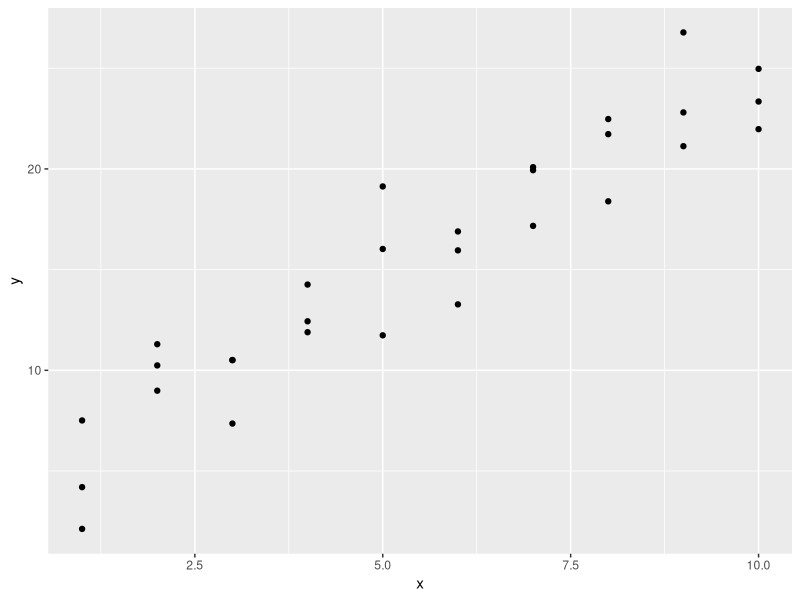
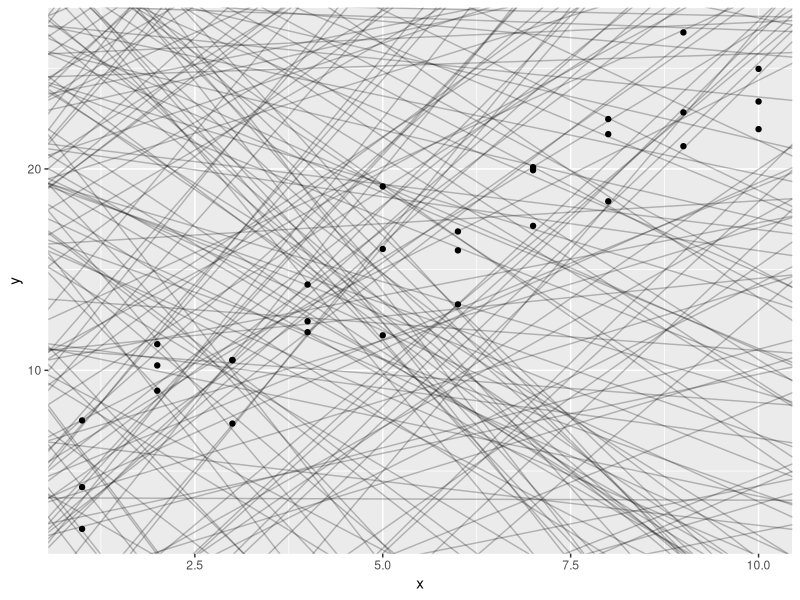
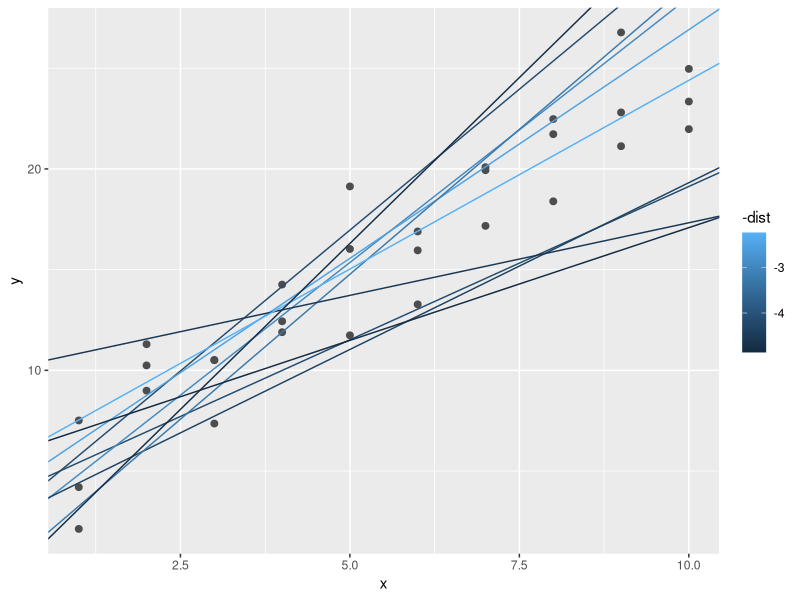
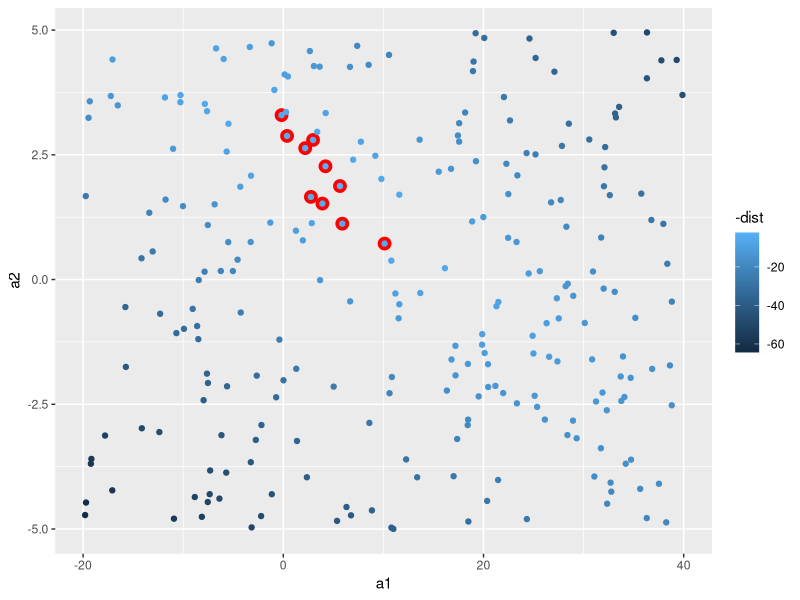
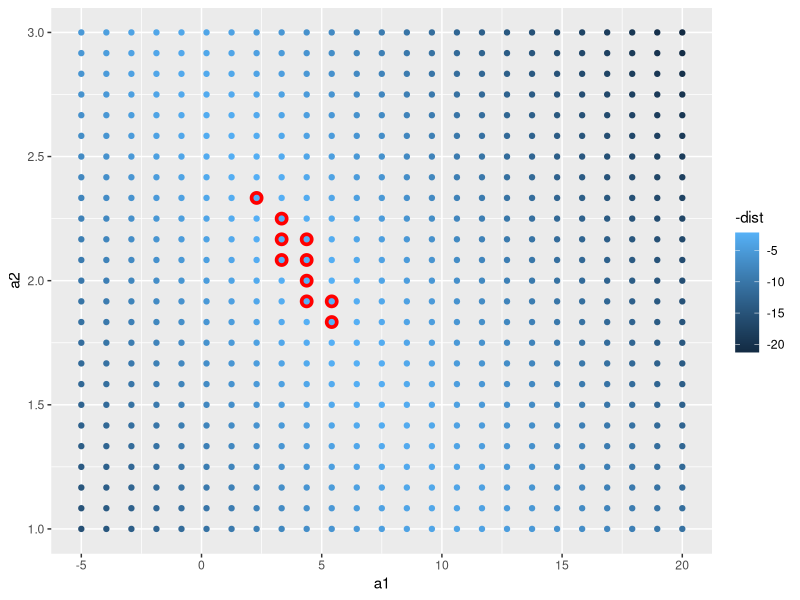
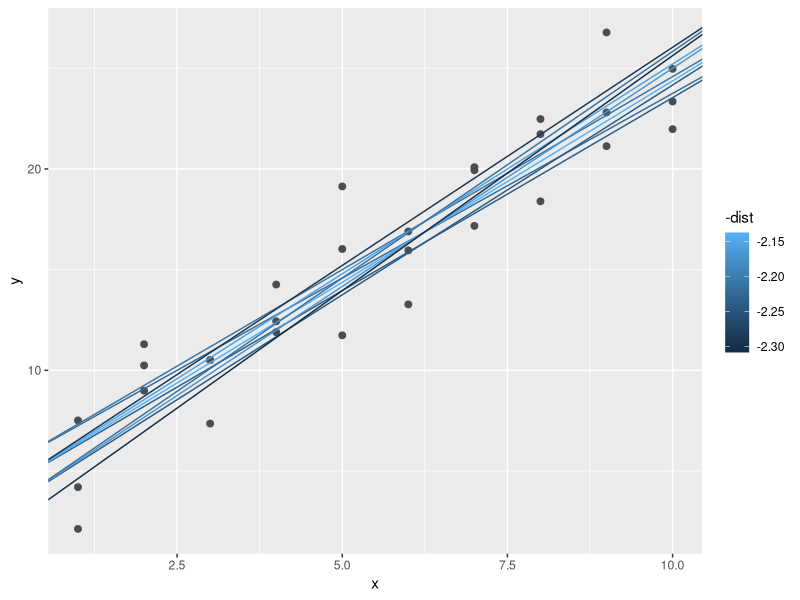
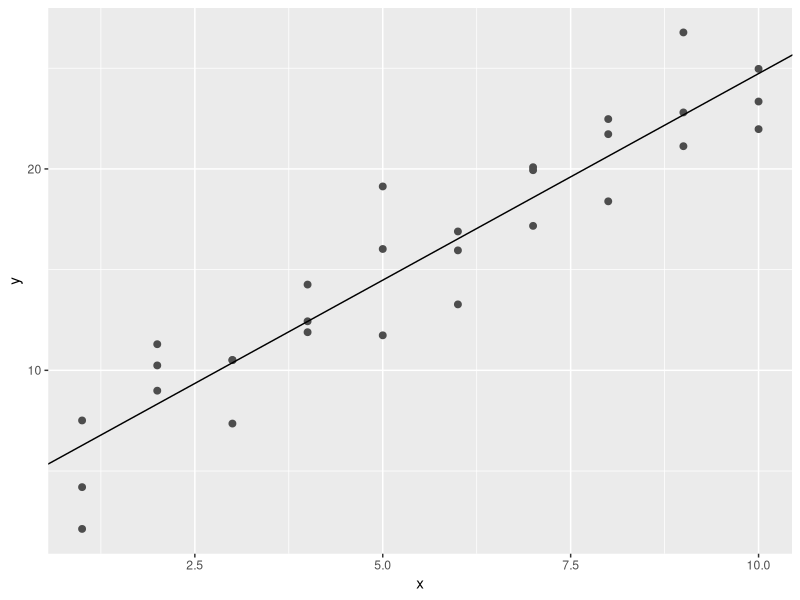
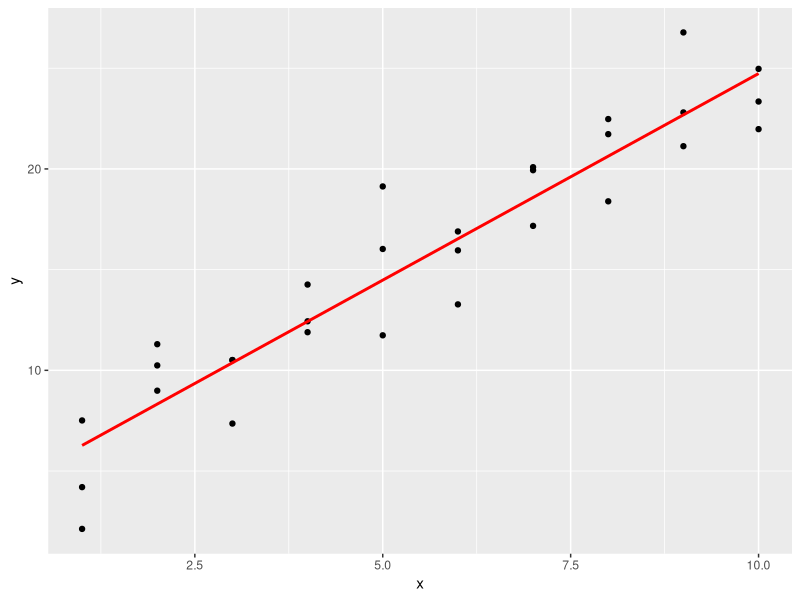

Generate these figures, in order, with R: (Note: this script raises an error after producing the figures.)
# Model basics
# Initial: 14 November 2018
# Revision: 14 November 2018
# Ray Nelson

# Libraries
library(tidyverse)
library(modelr)
library(gridExtra)
options(na.action = na.warn)


# 23.2 A Simple model ----------------------------------------------------------
sim1 %>%
  ggplot(aes(x = x, y = y)) +
    geom_point()

models <- tibble(
  a1 = runif(250, -20, 40),
  a2 = runif(250, -5, 5)
)

ggplot(sim1, aes(x = x , y = y)) +
  geom_abline(data = models, aes(intercept = a1, slope = a2), alpha = 1/4) +
  geom_point()

model1 <- function(a, data){
  a[1] + data$x * a[2]
}

model1(c(7, 1.5), sim1)

measure_distance <- function(mod, data){
  diff <- data$y -model1(mod, data)
  sqrt(mean(diff^2))
}

measure_distance(c(7, 1.5), sim1)

sim1_dist <- function(a1, a2){
  measure_distance(c(a1, a2), sim1)
}

(models <- models %>% 
  mutate(dist = purrr::map2_dbl(a1, a2, sim1_dist)))

ggplot(sim1, aes(x, y)) + 
  geom_point(size = 2, colour = "grey30") + 
  geom_abline(
    aes(intercept = a1, slope = a2, colour = -dist), 
    data = filter(models, rank(dist) <= 10)
  )

ggplot(models, aes(a1, a2)) +
  geom_point(data = filter(models, rank(dist) <= 10), size = 4, colour = "red") +
  geom_point(aes(colour = -dist))

grid <- expand.grid(
  a1 = seq(-5, 20, length = 25),
  a2 = seq(1, 3, length = 25)
) %>% 
  mutate(dist = purrr::map2_dbl(a1, a2, sim1_dist))

grid %>% 
  ggplot(aes(a1, a2)) +
  geom_point(data = filter(grid, rank(dist) <= 10), size = 4, colour = "red") +
  geom_point(aes(colour = -dist)) 

ggplot(sim1, aes(x, y)) + 
  geom_point(size = 2, colour = "grey30") + 
  geom_abline(
    aes(intercept = a1, slope = a2, colour = -dist), 
    data = filter(grid, rank(dist) <= 10)
  )

best <- optim(c(0, 0), measure_distance, data = sim1)
best$par

ggplot(sim1, aes(x, y)) + 
  geom_point(size = 2, colour = "grey30") + 
  geom_abline(intercept = best$par[1], slope = best$par[2])

sim1_mod <- lm(y ~ x, data = sim1)
coef(sim1_mod)

# 23.3 Visualising models ------------------------------------------------------

(grid <- sim1 %>% 
   data_grid(x))

(grid <- grid %>% 
    add_predictions(sim1_mod))

ggplot(sim1, aes(x)) +
  geom_point(aes(y = y)) +
  geom_line(aes(y = pred), data = grid, colour = "red", size = 1)

(sim1 <- sim1 %>% 
  add_residuals(sim1_mod))

residuals_freqpoly <- sim1 %>%
  ggplot(aes(x = resid)) +
    geom_freqpoly(binwidth = 0.5, fill = "lightgreen")

residuals_density <- sim1 %>%
  ggplot(aes(x = resid)) +
  geom_density(adjust = 1/2, fill = "lightblue")


grid.arrange(residuals_freqpoly, residuals_density, nrow = 2)


sim1 %>% 
  ggplot(aes(x = x, y = resid)) +
    geom_ref_line(h = 0) +
    geom_point()

# 23.4 Formulas and model families

(df <- tribble(
  ~y, ~x1, ~x2,
  4, 2, 5,
  5, 1, 6
))

model_matrix(df, y ~ x1)

model_matrix(df, y ~ x1 -1)

model_matrix(df, y ~ x1 + x2)

## 23.4.1 Categorical variables

(df <- tribble(
  ~ sex, ~ response,
  "male", 1,
  "female", 2,
  "male", 1
))

model_matrix(df, response ~ sex)

sim2 %>% 
  ggplot(aes(x = x, y = y)) +
    geom_point()

mod2 <- lm(y ~ x, data = sim2)

(grid <- sim2 %>% 
  data_grid(x) %>% 
  add_predictions(mod2))

ggplot(sim2, aes(x)) + 
  geom_point(aes(y = y)) +
  geom_point(data = grid, aes(y = pred), colour = "red", size = 4)


tibble(x = "e") %>% 
  add_predictions(mod2)

# 23.4.2 Interactions (continuous and categorical)

sim3 %>% ggplot(aes(x = x1, y = y)) +
  geom_point(aes(colour = x2))

mod1 <- lm(y ~ x1 + x2, data = sim3)
mod2 <- lm(y ~ x1 * x2, data = sim3)

sim3 %>% 
  data_grid(x1, x2)

(grid <- sim3 %>% 
  data_grid(x1, x2) %>% 
  gather_predictions(mod1, mod2))

ggplot(sim3, aes(x1, y, colour = x2)) + 
  geom_point() + 
  geom_line(data = grid, aes(y = pred)) + 
  facet_wrap(~ model)

sim3 <- sim3 %>% 
  gather_residuals(mod1, mod2)

ggplot(sim3, aes(x1, resid, colour = x2)) + 
  geom_point() + 
  facet_grid(rows = vars(model), cols = vars(x2))

head(sim3)

# 23.4.3 Interactions (two continuous)

mod1 <- lm(y ~ x1 + x2, data = sim4)
mod2 <- lm(y ~ x1 * x2, data = sim4)

grid <- sim4 %>% 
  data_grid(
    x1 = seq_range(x1, 5), 
    x2 = seq_range(x2, 5) 
  ) %>% 
  gather_predictions(mod1, mod2)
grid

seq_range(c(0.0123, 0.923423), n = 5)
seq_range(c(0.0123, 0.923423), n = 5, pretty = TRUE)

x1 <- rcauchy(100)
seq_range(x1, n = 5)
seq_range(x1, n = 5, trim = 0.10)
seq_range(x1, n = 5, trim = 0.25)
seq_range(x1, n = 5, trim = 0.50)

x2 <- c(0, 1)
seq_range(x2, n = 5)
seq_range(x2, n = 5, expand = 0.10)
seq_range(x2, n = 5, expand = 0.25)
seq_range(x2, n = 5, expand = 0.50)

ggplot(grid, aes(x1, x2)) + 
  geom_tile(aes(fill = pred)) + 
  facet_wrap(~ model)

ggplot(grid, aes(x1, pred, colour = x2, group = x2)) + 
  geom_line() +
  facet_wrap(~ model)
ggplot(grid, aes(x2, pred, colour = x1, group = x1)) + 
  geom_line() +
  facet_wrap(~ model)

# 23.4.4 Transformations

df <- tribble(
  ~y, ~x,
  1, 1,
  2, 2,
  3, 3
)

df %>% model_matrix(y ~ x^2 + x)
df %>% model_matrix(y ~ I(x^2) + x)
df %>% model_matrix(y ~ poly(x, 2))

library(splines)
df %>% model_matrix(y ~ ns(x, 2))

sim5 <- tibble(
  x = seq(0, 3.5 * pi, length = 50),
  y = 4 * sin(x) + rnorm(length(x))
)

sim5 %>%
  ggplot(aes(x, y)) +
    geom_point()

mod1 <- lm(y ~ ns(x, 1), data = sim5)
mod2 <- lm(y ~ ns(x, 2), data = sim5)
mod3 <- lm(y ~ ns(x, 3), data = sim5)
mod4 <- lm(y ~ ns(x, 4), data = sim5)
mod5 <- lm(y ~ ns(x, 5), data = sim5)

grid <- sim5 %>% 
  data_grid(x = seq_range(x, n = 50, expand = 0.1)) %>% 
  gather_predictions(mod1, mod2, mod3, mod4, mod5, .pred = "y")

ggplot(sim5, aes(x, y)) + 
  geom_point() +
  geom_line(data = grid, colour = "red") +
  facet_wrap(~ model)

# 23.5 Missing values

df <- tribble(
  ~x, ~y,
  1, 2.2,
  2, NA,
  3, 3.5,
  4, 8.3,
  NA, 10
)

mod <- lm(y ~ x, data = df)

mod <- lm(y ~ x, data = df, na.action = na.exclude)
nobs(mod)          
